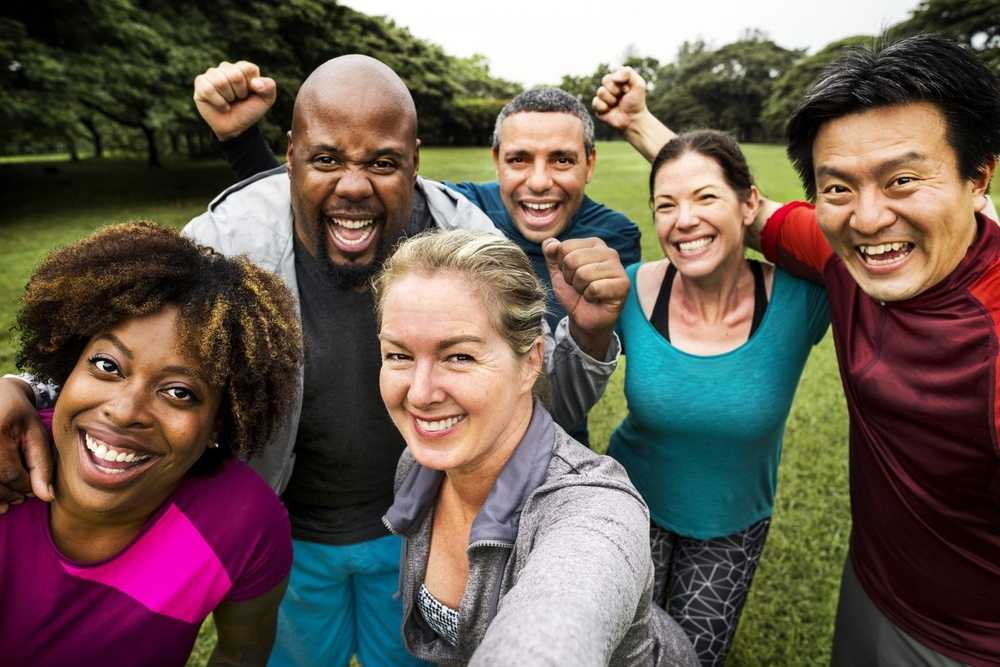
#> input picture group-people.jpeg, 1000 x 667 px, shrunk from 2048 x 1365 before the run
$ jupyter execute Face_detection_model_project.ipynb   (shell and % lines are left out)
#> lines starting #> are read from the running program, lines starting #| are printed output that depends on the picture; after the words box and inside, x2 and y2 are one past the last pixel; in counts of white or black regions, pixels touching at a corner belong together
# FACE DETECTION MODEL

[cell 1]
import cv2
import matplotlib.pyplot as plt
img_Path='group-people.jpeg'
image=cv2.imread(img_Path)
#> image is the input picture: shape (667, 1000, 3); mean B, G, R 81.2, 90.5, 104.5
gray=cv2.cvtColor(image, cv2.COLOR_BGR2GRAY)
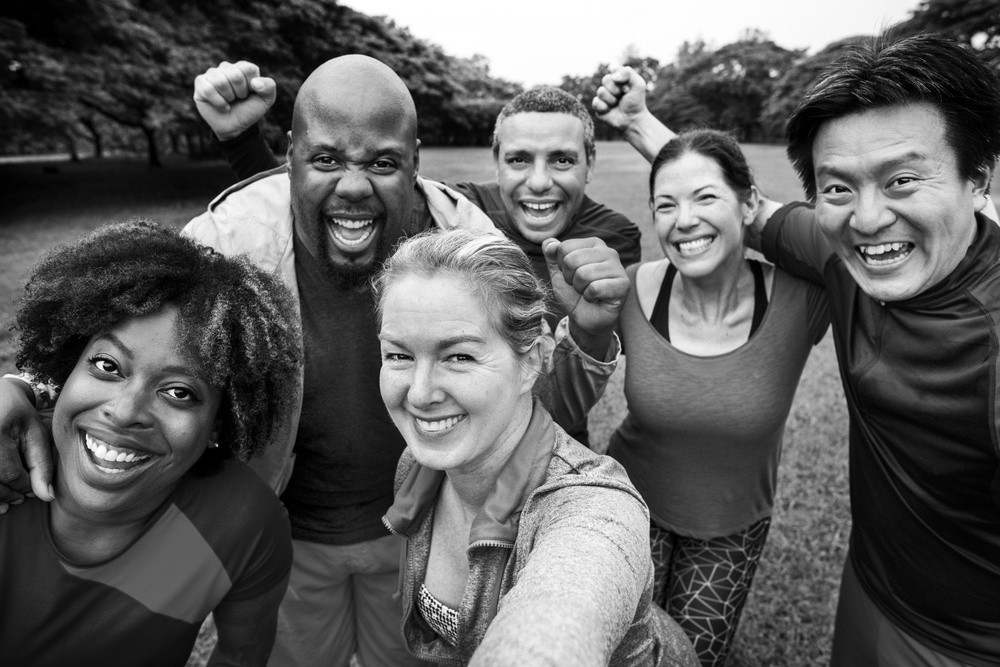
#> gray: shape (667, 1000); min 0, max 255, mean 93.6
plt.axis('off')
plt.imshow(gray, cmap = 'gray')
plt.show()

[cell 2]
faceCascade=cv2.CascadeClassifier("haarcascade_frontalface_default.xml")
faces=faceCascade.detectMultiScale(gray, scaleFactor = 1.08, minNeighbors=8, minSize=(30,30))
#> faces = [[638, 161, 103, 103], [268, 576, 88, 88], [481, 113, 119, 119], [330, 489, 121, 121], [281, 103, 147, 147], [347, 289, 168, 168], [782, 116, 174, 174]]
n=len(faces)
#> n = 7
if(n<=1):
    print("{0} face is found !".format(n))
else:
    print("{0} faces are found !".format(n))
#| 7 faces are found !

[cell 3]
for (x,y,w,h) in faces:
    cv2.rectangle(image, (x, y), (x+w,y+h), (0,255,0), 2)
#> this loop made 7 passes
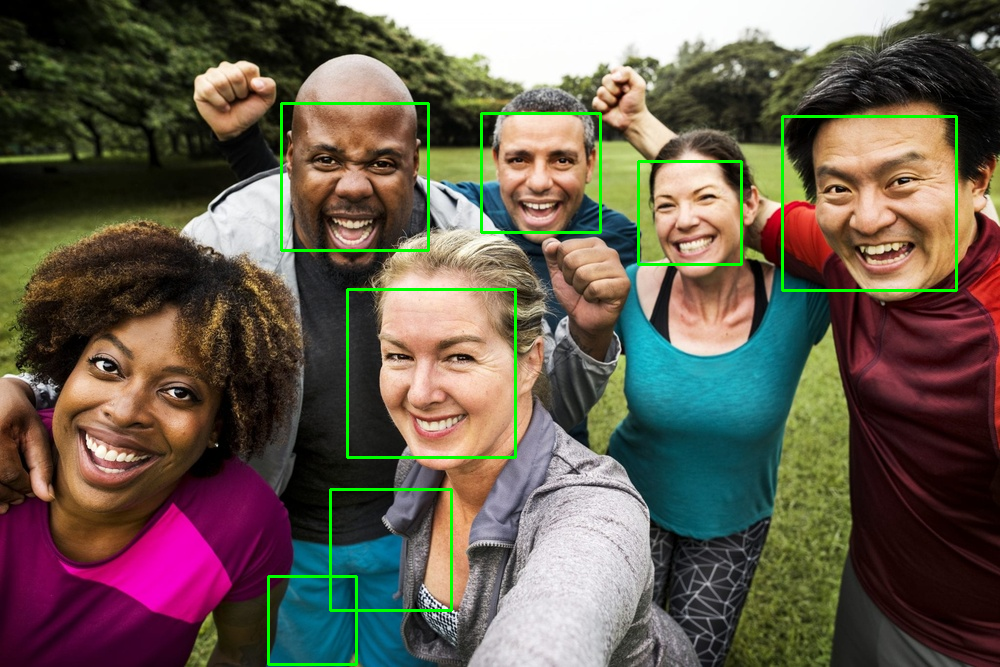
#> image: shape (667, 1000, 3); 1.65% of pixels changed, all inside (x1, y1, x2, y2) = (267, 102, 958, 666)
status=cv2.imwrite("faces_detected.jpg", image)
print("The status of pic stored: {0}".format(status))
#| The status of pic stored: True

[cell 4]
imagePath2 = "faces_detected.jpg"
faces_detected = cv2.imread(imagePath2)
faces_detected = cv2.cvtColor(faces_detected, cv2.COLOR_BGR2RGB)
plt.axis("off")
plt.imshow(faces_detected)
